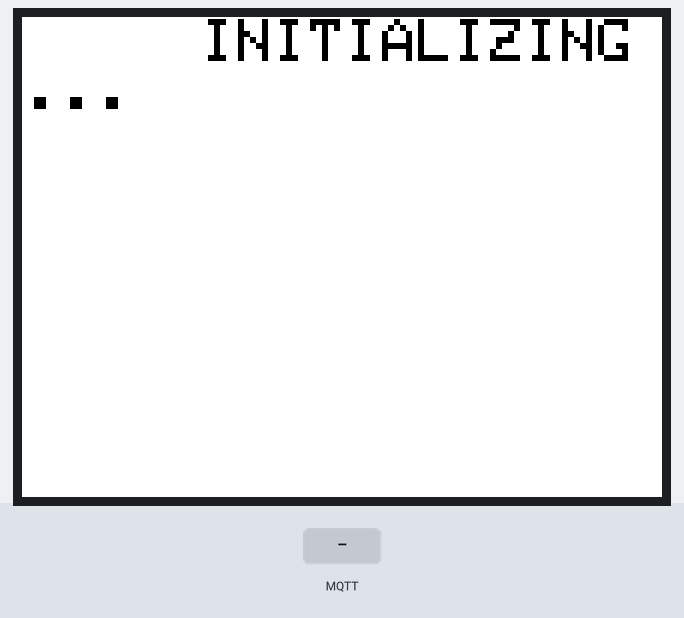
This sketch was run on a simulated Arduino Uno, built with avr-gcc and run on an emulated ATmega328P. Shown: 320×240 colour display. The test bench sets the inputs (shaded band). No MQTT or app messages arrive unless stated; what the sketch prints to the serial monitor is not drawn.

Above: at 1.4 s.
1.5 s: MQTT message "1" arrives on the first subscribed topic
At 2.3 s:
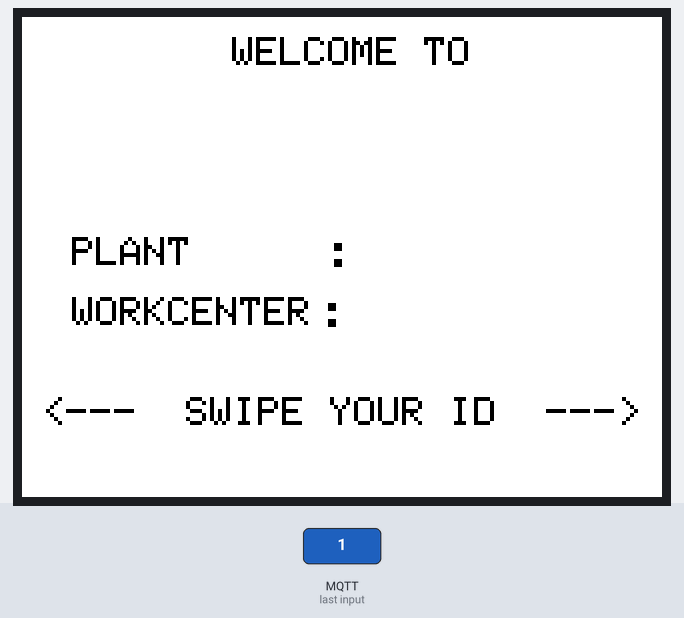
3.0 s: MQTT message "on" arrives on the first subscribed topic
6.0 s: MQTT message "off" arrives on the first subscribed topic
Timing chart, 0 to 8.5 s (numbered marks = the images above; inputs shaded):
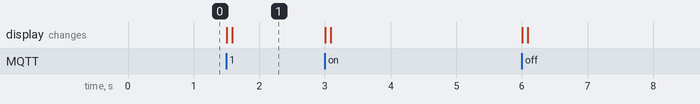

Measured:
- after the input at 1.5 s, the display: first changes at once (image 1 shows a later state)

The sketch:

Screen1_tftlcd.ino
```cpp
#include <ArduinoJson.h>
#include<SPI.h>
#include<Ethernet.h>
#include<PubSubClient.h>
#include<EEPROM.h>
#include <SPFD5408_Adafruit_GFX.h>
#include <SPFD5408_Adafruit_TFTLCD.h>
#include <SPFD5408_TouchScreen.h>
/******TFT LCD STUFF *******/
#if defined(__SAM3X8E__)
    #undef __FlashStringHelper::F(string_literal)
    #define F(string_literal) string_literal
#endif
#define YP A3  // must be an analog pin, use "An" notation!
#define XM A2  // must be an analog pin, use "An" notation!
#define YM 9   // can be a digital pin
#define XP 8   // can be a digital pin
#define TS_MINX 125
#define TS_MINY 85
#define TS_MAXX 965
#define TS_MAXY 905
#define LCD_CS A3
#define LCD_CD A2
#define LCD_WR A1
#define LCD_RD A0
#define LCD_RESET A4
//Colors
#define Black           0x0000
#define Blue            0x001F
#define Green           0x07E0
#define Red             0xF800
#define Yellow          0xFFE0
#define White           0xFFFF
#define Orange          0xFD20
#define Pink            0xF81F
#define MINPRESSURE 10
#define MAXPRESSURE 1000
Adafruit_TFTLCD tft(LCD_CS, LCD_CD, LCD_WR, LCD_RD, LCD_RESET);
TouchScreen ts = TouchScreen(XP, YP, XM, YM, 300);
byte CurrentPage=0;

#define BOXSIZE 40
#define PENRADIUS 3
int i=0;

/******TFT LCD STUFF ENDS *******/
char message_buff[100];
String TopicName;
String id_Topic;
char buff[100];
//byte MyId; // To store Arduino's ID.
byte MyAddr=0; // EEPROM's address (0 -1023), 0 bcs i give id in 0th address
byte MyId=EEPROM.read(MyAddr);
/************ Ehernet and MQTT stuff ***********/

//Arduino Mac Address
byte mac[] = {
  0xDE, 0xAD, 0xBE, 0xFF, 0x06, 0xED
};
// LocalServer with MQTT Broker[ Mosquitto]
byte localServer[]={192,168,1,14};

//My arduino's Ip Details
byte ip[]={192,168,1,34};
byte subnet[]={255,255,255,0};
byte gateway[]={192,168,1,1};

//Initializing the Client
EthernetClient ethClient;

//Creating the PubSubClient Object
PubSubClient client(localServer,1883,callback,ethClient);


void setup(){
  Serial.begin(9600);
  Ethernet.begin(mac,ip,gateway,subnet);
  Serial.print(F("Arduino ID Is: "));
  Serial.println(MyId);
  tft.reset();
  tft.begin(0x9341); // SDFP5408
  tft.setRotation(1);
  // Screen1();
  initialize();

while(!client.connected()){
  Serial.println("Trying to connect client to server...");
  client.connect("Arduino_1");
if(client.connected()){
Serial.println ("Success!!, Client Connected! ");
}
}
if(client.connected()){
   if(readVcc()){
    //Json string
   // Serial.print(MyId);
    //Serial.println(F(" ON"));
     TopicName="RDR_00/";
     id_Topic=TopicName+ MyId;
     id_Topic.toCharArray(buff,100); // RDR_00/MyId
     client.publish( buff , "true");
    // Serial.print("----------------");
    //Serial.println(buff);
    }
    memset(buff,0,100);
    TopicName="";
    id_Topic="";
//    TopicName="WC_DETAILS/";
//    id_Topic=TopicName+MyId;
//    id_Topic.toCharArray(buff,100);
//    client.subscribe(buff);//WC_DETAILS/MyId
   }
}
void callback(char* topic,byte* payload,unsigned int length){
  int i=0;
  for(i=0;i<length;i++){
    message_buff[i]=payload[i];
  }
  // Hav to stop the string so giving \0
  message_buff[i]='\0';

 String msgString=String(message_buff);
  //Serial.println("PayLoad: " +msgString);
 Serial.println(message_buff);

 StaticJsonBuffer<200> jsonBuffer;
 JsonObject& root = jsonBuffer.parseObject(message_buff);
 const char* COMPANY = root["COMPANY"];
 const char* LTD = root["LTD"];
 const char* PLANT = root["PLANT"];
 const char* WORKCENTER = root["WORKCENTER"];
 Serial.println(COMPANY);
 Serial.println(PLANT);
 Serial.println(WORKCENTER);
 Screen1(COMPANY,LTD,PLANT,WORKCENTER);
}

void loop(){
//if(client.connected()){
//  do{
//    TopicName="RDR_00/";
//    id_Topic=TopicName+ MyId;
//    id_Topic.toCharArray(buff,100); // RDR_00/ID
//    client.publish( buff , "false");
//    Serial.println("false");
//    return;
//  }while(!readVcc());
//}
if(CurrentPage == 0){
  TSPoint p=ts.getPoint();
  pinMode(XM, OUTPUT);
  pinMode(YP, OUTPUT);
  if(p.z > MINPRESSURE && p.z < MAXPRESSURE) {
  p.x = map(p.x, TS_MINX, TS_MAXX, 0, tft.width());
  p.y = map(p.y, TS_MINY, TS_MAXY, 0, tft.height());
  Serial.print("("); Serial.print(p.x);
  Serial.print(", "); Serial.print(p.y);
  Serial.println(")");
}
}
if(client.connected()){
    TopicName="WC_DETAILS/";
    id_Topic=TopicName+MyId;
    id_Topic.toCharArray(buff,100);
    client.subscribe(buff);//WC_DETAILS/MyId
    //Serial.println(buff);
        //client.unsubscribe(buff);//WC_DETAILS/MyId
    //Serial.println(buff);
    memset(buff,0,100);
    TopicName="";
    id_Topic="";
  }
client.loop();
}
long readVcc(){
  long result;
  // Read 1.1V reference against AVcc
  ADMUX = _BV(REFS0) | _BV(MUX3) | _BV(MUX2) | _BV(MUX1);
  delay(2); // Wait for Vref to settle
  ADCSRA |= _BV(ADSC); // Convert
  while (bit_is_set(ADCSRA,ADSC));
  result = ADCL;
  result |= ADCH<<8;
  result = 1126400L / result; // Back-calculate AVcc in mV
  return result;
}

void Screen1(const char* COMPANY,const char* LTD,const char* PLANT,const char* WORKCENTER){
  CurrentPage=0;
  tft.fillScreen(White);
//  tft.setCursor (90,10);
//  tft.setTextSize (3);
//  tft.setTextColor(Black);
//  tft.println(COMPANY);
//  tft.println(PLANT);
//  tft.println(WORKCENTER);
  tft.setCursor (105,10);
  tft.setTextSize (2);
  tft.setTextColor(Black);
  tft.println("WELCOME TO");
  tft.setCursor (50,40);
  tft.println(COMPANY);
  tft.setCursor (90,70);
  tft.println(LTD);
  tft.setCursor (25,110);
  tft.print("PLANT  ");
  tft.setCursor(100,105);
  tft.setTextSize(4);
  tft.print("  :");
  tft.setCursor(170,110);
  tft.setTextSize(2);
  tft.println(PLANT);
  tft.setCursor (25,140);
  tft.print("WORKCENTER");
  tft.setCursor(145,135);
  tft.setTextSize(4);
  tft.print(":");
  tft.setTextSize(2);
  tft.setCursor(170,140);
  tft.println(WORKCENTER);
  tft.setCursor(10,190);
  tft.println("<---  SWIPE YOUR ID  --->");
  }

void initialize(){
  tft.fillScreen(White);
  tft.setCursor (90,1);
  tft.setTextSize (3);
  tft.setTextColor(Black);
  tft.print("INITIALIZING");
  for(i=0;i<3;i++){
     tft.print(".");
     }
     i=0;
}
```
